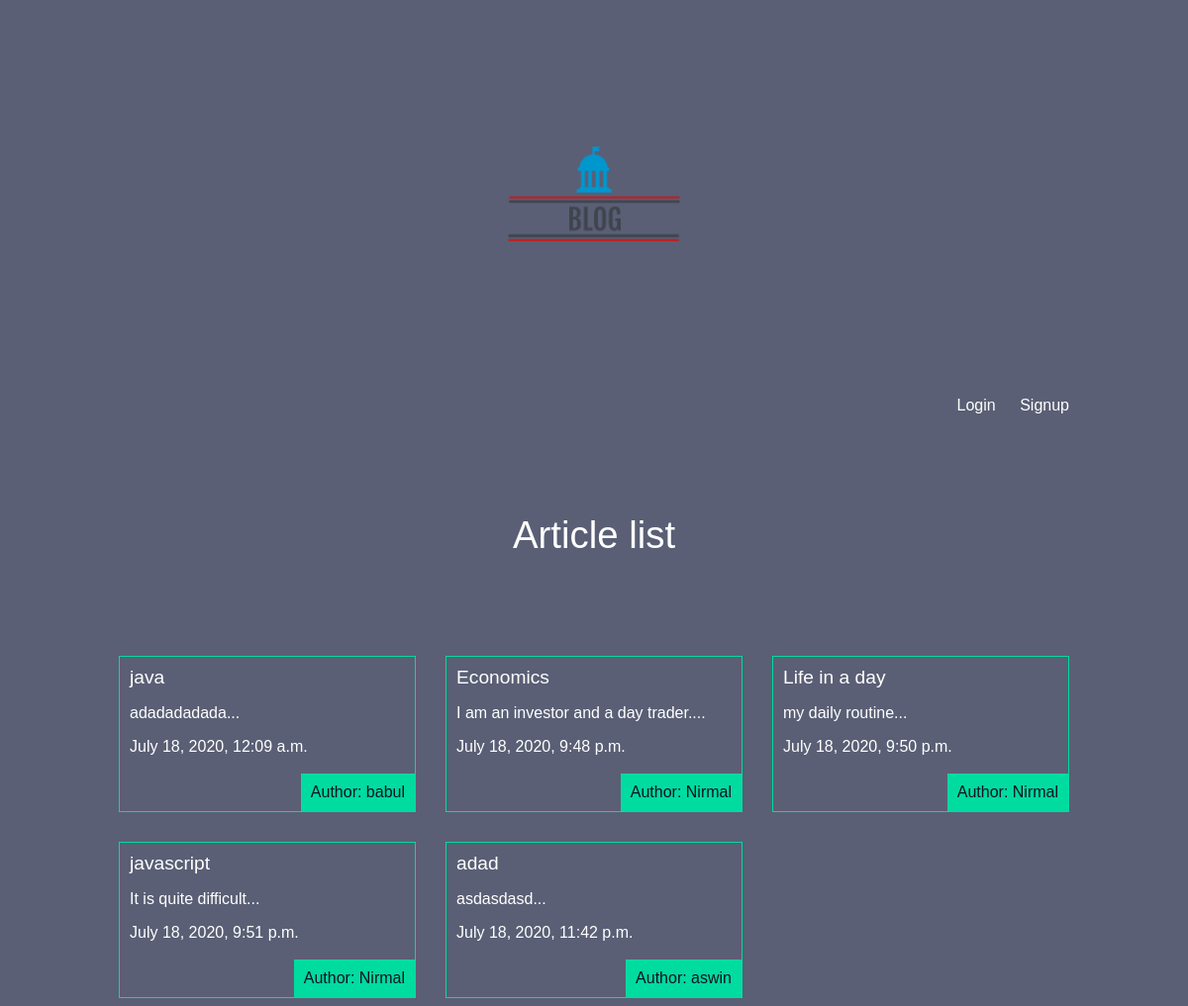
The page / on the database its author committed.
### blog/models.py (models this page shows, shortened)
class BlogPost(models.Model):
    title = models.CharField(max_length=200)
    slug = models.SlugField(max_length=200)
    content = models.TextField()
    author = models.ForeignKey(User,on_delete=models.CASCADE)
    published_at = models.DateTimeField(auto_now_add=True)
    last_modified = models.DateTimeField(auto_now=True)
    thumb=models.ImageField(default='default.png',blank=True)
    def snippet(self):
        return self.content[:50]+"..."

### blog/views.py (the view)
# urls.py: path('',views.article_list,name="list"),
def article_list(request):
    articles=BlogPost.objects.all()
    return render(request,'blog/artice_list.html',{'articles':articles})

### blog/templates/blog/artice_list.html
{% extends 'base.html' %}
{% block content %}
    <h1>Article list</h1>
    <div class="articles">
        {% for article in articles %}
            <div class="article">
                <h2><a href="{% url 'detail' slug=article.slug %}">{{article.title}}</a></h2>
                <p>{{article.snippet}}</p>
                <p>{{article.published_at}}</p>
                <p class="author">Author: {{article.author}}</p>
            </div>
        {% endfor %}
    </div>
{% endblock %}

### templates/base.html (shortened to what this page needs)
{% load static %}
<!DOCTYPE html>
<html lang="en">
<head>
    <link rel="stylesheet" href="{% static 'style.css' %}">
</head>
<body>
    <div class="wrapper">
        <h1><a href="{% url 'home' %}"><img src="{% static 'logo.png'%}" style="width:20%"></a></h1>
        <nav>
            <ul>
                {% if user.is_authenticated%}
                <li>
                    <form class="logout-link" action="{% url 'logout' %}" method="post">
                        {% csrf_token%}
                        <button type="submit">logout</button>
                    </form>
                </li>
                <li><a href="{% url 'create' %}" class="highlight">New Article</a></li>
                {% else %}
                <li><a href="{% url 'login' %}">Login</a></li>
                <li><a href="{% url 'signup' %}">Signup</a></li>
                {% endif %}
            </ul>
        </nav>
        {% block content %}
        {% endblock %}
    </div>
</body>
</html>

### static/style.css (style rules this page uses)
body { background-color: #5a5f75; background-image: url(); background-repeat-y: no-repeat; color: #fff; }
body * { font-family: sans-serif; }
h1, h2, h3, h4, h5 { font-weight: normal; margin: 0; }
a, a:hover, a:visited { color: #fff; text-decoration: none; }
.wrapper { max-width: 960px; margin: 0 auto; }
div.wrapper > h1 { text-align: center; margin: 100px auto; font-size: 2.4em }
nav { justify-self: end; }
nav li { display: inline-block; list-style-type: none; margin-left: 20px; }
.articles { display: grid; grid-template-columns: 1fr 1fr 1fr; grid-gap: 30px; }
.article { padding: 10px; border: 1px solid #00dba0; position: relative; padding-bottom: 40px; }
.article h2 { font-size: 1.2em; }
.article .author { padding: 10px; background: #00dba0; position: absolute; right: 0; bottom: 0; margin: 0; color: #0f121f; }

### rows shown on the page
BlogPost: title "java", snippet "adadadadada...", published_at "July 18, 2020, 12:09 a.m.", author "babul"
BlogPost: title "Economics", snippet "I am an investor and a day trader....", published_at "July 18, 2020, 9:48 p.m.", author "Nirmal"
BlogPost: title "Life in a day", snippet "my daily routine...", published_at "July 18, 2020, 9:50 p.m.", author "Nirmal"
BlogPost: title "javascript", snippet "It is quite difficult...", published_at "July 18, 2020, 9:51 p.m.", author "Nirmal"
BlogPost: title "adad", snippet "asdasdasd...", published_at "July 18, 2020, 11:42 p.m.", author "aswin"
